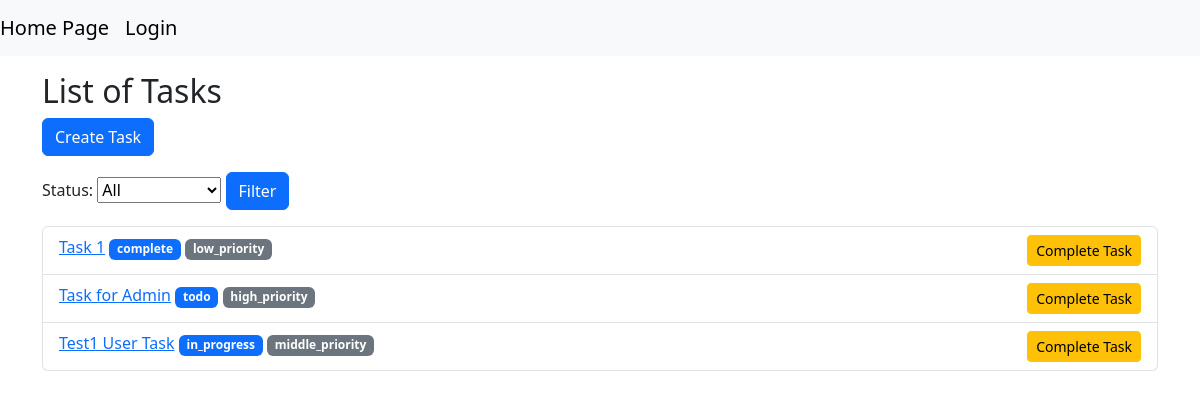
The app's page /, older data.
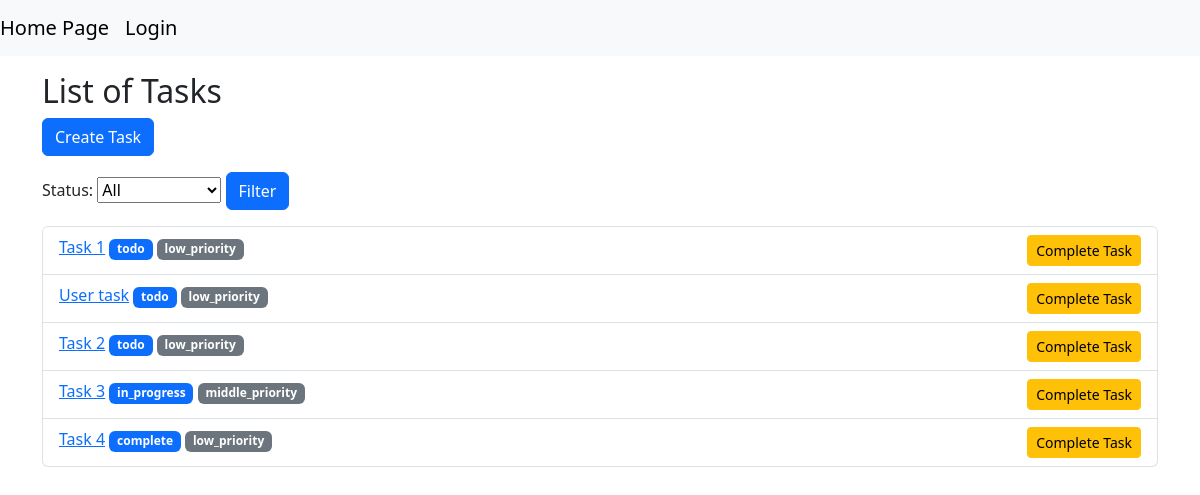
The same page, newer data.
### tasks/models.py (models this page shows, shortened)
class Task(models.Model):
    STATUS_CHOICES = [
        ("todo", "TO DO"),
        ("in_progress", "IN PROGRESS"),
        ("complete",  "COMPLETE"),
    ]
    PRIORITY_CHOICES = [
        ("low_priority", "LOW PRIORITY"),
        ("middle_priority", "MIDDLE PRIORITY"),
        ("high_priority", "HIGH PRIORITY"),
    ]
    title = models.CharField(max_length=255)
    description = models.TextField()
    status = models.CharField(max_length=20, choices=STATUS_CHOICES)
    priority = models.CharField(max_length=20, choices=PRIORITY_CHOICES)
    end_time = models.DateField(null=True, blank=True)
    creator = models.ForeignKey(User, on_delete=models.CASCADE)

### tasks/views.py (the view)
# urls.py: path("", views.TaskListView.as_view(), name="task-list"),
class TaskListView(ListView):
    model = models.Task
    context_object_name = "tasks"
    template_name = "tasks/task_list.html"
    def get_queryset(self):
        queryset = super().get_queryset()
        status = self.request.GET.get("status", "")
        if status:
            queryset = queryset.filter(status=status)
        return queryset
    def get_context_data(self, **kwargs):
        context = super().get_context_data(**kwargs)
        context["form"] = TaskFilterForm(self.request.GET)
        return context

### tasks/forms.py
class TaskFilterForm(forms.Form):
    STATUS_CHOICES = [
        ("", "All"),
        ("todo", "TO DO"),
        ("in_progress", "IN PROGRESS"),
        ("complete", "COMPLETE"),
    ]
    status = forms.ChoiceField(choices=STATUS_CHOICES, required=False, label="Status")

### templates/tasks/task_list.html (shortened to what this page needs)
{% extends 'base.html' %}
{% block content %}
<div class="container mt-3">
    <h2>List of Tasks</h2>
    <a href="{% url 'task-create' %}" class="btn btn-primary mb-3">Create Task</a>
    <br>
    <form class="form-inline mb-3" method="get">
        {{ form.status.label_tag}}
        {{ form.status }}
        <button type="submit" class="btn btn-primary ml-2">Filter</button>
    </form>
    <ul class="list-group">
        {% for task in tasks %}
        <li class="list-group-item d-flex justify-content-between align-item-center">
            <div>
                <a href="{% url 'task-detail' task.pk %}">{{ task.title}}</a>
                <span class="badge text-bg-primary">{{ task.status }}</span>
                <span class="badge text-bg-secondary">{{ task.priority }}</span>
            </div>
            <form action="{% url 'task-complete' task.pk %}" method="post">
                <button type="submit" class="btn btn-warning btn-sm">Complete Task</button>
            </form>
        </li>
        {% empty %}
        <li class="list-group-item">No tasks</li>
        {% endfor %}
    </ul>
</div>
{% endblock %}

Row changes from the older to the newer data that the page shows:
removed Task: title "Task for Admin", status "todo", priority "high_priority"
removed Task: title "Test1 User Task", status "in_progress", priority "middle_priority"
changed Task "Task 1": status "complete" → "todo"
added Task: title "User task", status "todo", priority "low_priority"
added Task: title "Task 2", status "todo", priority "low_priority"
added Task: title "Task 3", status "in_progress", priority "middle_priority"
added Task: title "Task 4", status "complete", priority "low_priority"
